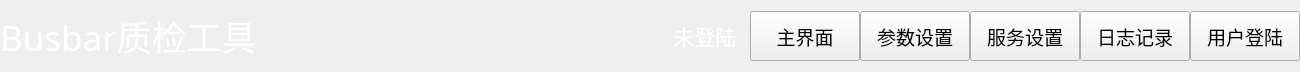
<?xml version="1.0" encoding="UTF-8"?>
<ui version="4.0">
 <class>NavBarWid</class>
 <widget class="QWidget" name="NavBarWid">
  <property name="geometry">
   <rect>
    <x>0</x>
    <y>0</y>
    <width>1300</width>
    <height>72</height>
   </rect>
  </property>
  <property name="windowTitle">
   <string>Form</string>
  </property>
  <layout class="QGridLayout" name="gridLayout">
   <property name="leftMargin">
    <number>0</number>
   </property>
   <property name="topMargin">
    <number>0</number>
   </property>
   <property name="rightMargin">
    <number>0</number>
   </property>
   <property name="bottomMargin">
    <number>0</number>
   </property>
   <property name="spacing">
    <number>0</number>
   </property>
   <item row="0" column="0">
    <widget class="QLabel" name="label">
     <property name="font">
      <font>
       <family>微软雅黑</family>
       <pointsize>26</pointsize>
      </font>
     </property>
     <property name="styleSheet">
      <string notr="true">color: rgb(255, 255, 255);</string>
     </property>
     <property name="text">
      <string>Busbar质检工具</string>
     </property>
    </widget>
   </item>
   <item row="0" column="1">
    <spacer name="horizontalSpacer">
     <property name="orientation">
      <enum>Qt::Horizontal</enum>
     </property>
     <property name="sizeHint" stdset="0">
      <size>
       <width>20</width>
       <height>20</height>
      </size>
     </property>
    </spacer>
   </item>
   <item row="0" column="2">
    <widget class="QLabel" name="userLab">
     <property name="minimumSize">
      <size>
       <width>90</width>
       <height>0</height>
      </size>
     </property>
     <property name="font">
      <font>
       <family>微软雅黑</family>
       <pointsize>16</pointsize>
      </font>
     </property>
     <property name="contextMenuPolicy">
      <enum>Qt::PreventContextMenu</enum>
     </property>
     <property name="styleSheet">
      <string notr="true">color: rgb(255, 255, 255);</string>
     </property>
     <property name="text">
      <string>未登陆</string>
     </property>
     <property name="alignment">
      <set>Qt::AlignCenter</set>
     </property>
    </widget>
   </item>
   <item row="0" column="3">
    <widget class="QPushButton" name="homeBtn">
     <property name="minimumSize">
      <size>
       <width>110</width>
       <height>50</height>
      </size>
     </property>
     <property name="maximumSize">
      <size>
       <width>16777215</width>
       <height>16777215</height>
      </size>
     </property>
     <property name="font">
      <font>
       <family>微软雅黑</family>
       <pointsize>14</pointsize>
      </font>
     </property>
     <property name="text">
      <string>主界面</string>
     </property>
    </widget>
   </item>
   <item row="0" column="4">
    <widget class="QPushButton" name="setDataBtn">
     <property name="minimumSize">
      <size>
       <width>110</width>
       <height>50</height>
      </size>
     </property>
     <property name="maximumSize">
      <size>
       <width>16777215</width>
       <height>16777215</height>
      </size>
     </property>
     <property name="font">
      <font>
       <family>微软雅黑</family>
       <pointsize>14</pointsize>
      </font>
     </property>
     <property name="text">
      <string>参数设置</string>
     </property>
    </widget>
   </item>
   <item row="0" column="5">
    <widget class="QPushButton" name="setBtn">
     <property name="minimumSize">
      <size>
       <width>110</width>
       <height>50</height>
      </size>
     </property>
     <property name="maximumSize">
      <size>
       <width>16777215</width>
       <height>16777215</height>
      </size>
     </property>
     <property name="font">
      <font>
       <family>微软雅黑</family>
       <pointsize>14</pointsize>
      </font>
     </property>
     <property name="text">
      <string>服务设置</string>
     </property>
    </widget>
   </item>
   <item row="0" column="6">
    <widget class="QPushButton" name="logBtn">
     <property name="minimumSize">
      <size>
       <width>110</width>
       <height>50</height>
      </size>
     </property>
     <property name="maximumSize">
      <size>
       <width>16777215</width>
       <height>16777215</height>
      </size>
     </property>
     <property name="font">
      <font>
       <family>微软雅黑</family>
       <pointsize>14</pointsize>
      </font>
     </property>
     <property name="text">
      <string>日志记录</string>
     </property>
    </widget>
   </item>
   <item row="0" column="7">
    <widget class="QPushButton" name="loginBtn">
     <property name="minimumSize">
      <size>
       <width>110</width>
       <height>50</height>
      </size>
     </property>
     <property name="maximumSize">
      <size>
       <width>16777215</width>
       <height>16777215</height>
      </size>
     </property>
     <property name="font">
      <font>
       <family>微软雅黑</family>
       <pointsize>14</pointsize>
      </font>
     </property>
     <property name="text">
      <string>用户登陆</string>
     </property>
    </widget>
   </item>
  </layout>
 </widget>
 <resources/>
 <connections/>
</ui>
